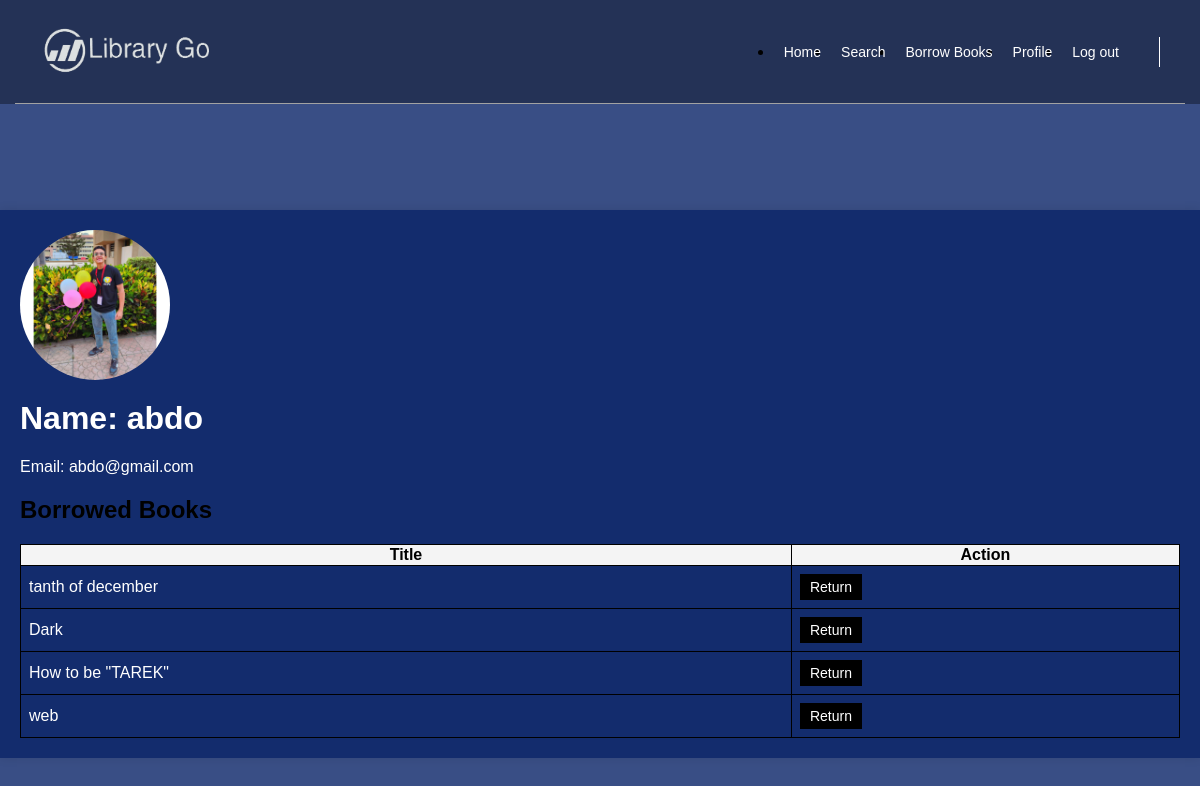
Screenshot of /userBookList/ (signed in) with the database file from the repository.
### workingApp/models.py (models this page shows, shortened)
class UserProfile(models.Model):
    user = models.OneToOneField(User, on_delete=models.CASCADE)
    userPhoto=models.ImageField(upload_to='photo', blank=True, null=True)
    is_admin = models.BooleanField(default=False)
    book_list = models.ManyToManyField('Book', blank=True)

class Book(models.Model):
    BOOK_CATEGORIES = (
        ('FICTION', 'Fiction'),
        ('NON_FICTION', 'Non-fiction'),
        ('SCIENCE', 'Science'),
        ('HISTORY', 'History'),
        ('BIOGRAPHY', 'Biography'),
        ('REKA', 'Reka'),
    )
    id = models.IntegerField(primary_key=True)
    title = models.CharField(max_length=200)
    author = models.CharField(max_length=100)
    isbn = models.CharField(max_length=13 ,null=True)
    pub_date = models.DateField(null=True)
    image = models.ImageField(upload_to='photo', blank=True, null=True)
    details = models.TextField(null=True, blank=True)
    available = models.BooleanField(default=True)
    category = models.CharField(max_length=100, choices=BOOK_CATEGORIES)
    borrowingDate=models.TimeField(null=True)

### workingApp/views.py (the view)
# urls.py: path('userBookList/',views.userBookList,name='userBookList'),
def userBookList(request):
    user_profile = UserProfile.objects.get(user=request.user)
    books = user_profile.book_list.all()
    context = {
        'books': books,
        'user_profile': user_profile,
        'user': request.user,
    }
    return render(request, 'pages/userBookList.html', context)

### templates/pages/userBookList.html (shortened to what this page needs)
{% load static %}
<!DOCTYPE html>
<html lang="en">
<head>
</head>
<body>
    <header>
        <div class="container">
            <a href="#" class="logo">
                <img  style="width: 200px; height: 100px; padding: 0 30px;" decoding="async" src="{% static 'images/amino.png' %}" alt="Logo" />
            </a>
            <nav>
                <ul>
                    <li><a  href="{% url 'User_Home' %}">Home</a></li>
            <li><a href="{% url 'userSearchBooks' %}">Search</a></li>
            <li><a href="{% url 'userBorrowBook' %}">Borrow Books</a></li>
            <li><a href="{% url 'userBookList' %}">Profile</a></li>
            <li><a href="{% url  'login' %}">Log out</a></li>
                </ul>
                <div class="form">
                </div>
            </nav>
        </div>
    </header>
    <div class="profile-container">
        <div class="profile-photo">
            {% if user_profile.userPhoto %}
                <img src="{{ user_profile.userPhoto.url }}" alt="Profile Photo">
            {% else %}
                <img src="{% static 'images/businessman-character-avatar-isolated_24877-60111.jpg' %}" alt="Default Profile Photo">
            {% endif %}
        </div>
        <div class="profile-info">
            <h1>Name: {{ user.username }}</h1>
            <p>Email: {{ user.email }}</p>
            <h2>Borrowed Books</h2>
            <table>
                <thead>
                    <tr>
                        <th>Title</th>
                        <th>Action</th>
                    </tr>
                </thead>
                <tbody>
                    {% for book in books %}
                    <tr id="book-{{ book.id }}">
                        <td>{{ book.title }}</td>
                        <td>
                            <form id="returnBookForm-{{ book.id }}" method="post" action="{% url 'return_book' %}">
                                <button type="submit" onclick="returnBook(event, {{ book.id }})">Return</button>
                            </form>
                        </td>
                    </tr>
                {% endfor %}
                </tbody>
            </table>
        </div>
    </div>
</body>
</html>

### templates/pages/userBookList.html (style rules this page uses)
header { position: absolute; left: 0; width: 100%; z-index: 2; top: 0; }
header .container { display: flex; justify-content: space-between; align-items: center; position: fixed; min-height: 97px; width: 100%; background-color: #0000005a; }
header .container::after { content: ""; position: absolute; height: 1px; background-color: #a2a2a2; bottom: 0; width: calc(100% - 30px); left: 15px; }
header .logo img { height: 40px; }
header nav { flex: 1; display: flex; align-items: center; justify-content: flex-end; }
header nav ul { display: flex; }
header nav ul li a { padding: 40px 10px; color: white; text-decoration: none; font-size: 14px; transition: 0.3s; position: relative; z-index: 2; }
header nav .form { width: 40px; height: 30px; position: relative; margin-left: 30px; border-left: 1px solid white; }
body { font-family: Arial, sans-serif; margin: 0; padding: 0; background-color: rgba(10, 37, 105, 0.808); height: 100vh; display: flex; justify-content: center; align-items: center; align-items: flex-start; }
.profile-container { display: flex; flex-direction: column; width: 100%; height: auto; background-color: rgba(10, 37, 105, 0.808);; box-shadow: 0 0 10px rgba(0, 0, 0, 0.1); max-width: 1400px; padding: 20px; box-sizing: border-box; position: absolute; top: 210px; }
.profile-photo { display: flex; justify-content: flex-start; align-items: center; margin-bottom: 20px; }
.profile-photo img { width: 150px; height: 150px; border-radius: 50%; }
.profile-info { flex: 1; }
.profile-info h1 { margin-top: 0; color: white; }
.profile-info h2 { margin-top: 20px; }
.profile-info p { color: white; }
table { width: 100%; border-collapse: collapse; margin-top: 20px; }
table, th, td { border: 1px solid #000; }
td { color: #fff; padding: 8px; text-align: left; }
th { background-color: #f4f4f4; }
button { background-color: #000; color: white; border: none; padding: 5px 10px; text-align: center; text-decoration: none; display: inline-block; font-size: 14px; cursor: pointer; }

### rows the page displays
UserProfile: userPhoto (picture)
Book: title "tanth of december"
Book: title "Dark"
Book: title "How to be \"TAREK\""
Book: title "web"

### other values shown
{{ user.username }} "abdo"
{{ user.email }} "abdo@gmail.com"
